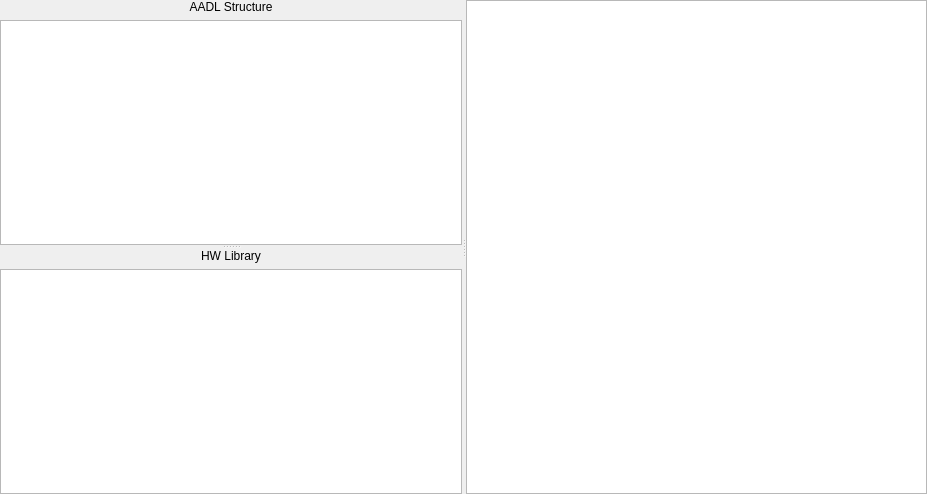
<?xml version="1.0" encoding="UTF-8"?>
<ui version="4.0">
 <class>DVAppWidget</class>
 <widget class="QWidget" name="DVAppWidget">
  <property name="geometry">
   <rect>
    <x>0</x>
    <y>0</y>
    <width>927</width>
    <height>494</height>
   </rect>
  </property>
  <property name="windowTitle">
   <string>Form</string>
  </property>
  <layout class="QGridLayout" name="gridLayout_3">
   <property name="leftMargin">
    <number>0</number>
   </property>
   <property name="topMargin">
    <number>0</number>
   </property>
   <property name="rightMargin">
    <number>0</number>
   </property>
   <property name="bottomMargin">
    <number>0</number>
   </property>
   <item row="0" column="0">
    <widget class="QSplitter" name="mainSplitter">
     <property name="orientation">
      <enum>Qt::Horizontal</enum>
     </property>
     <widget class="QSplitter" name="leftSplitter">
      <property name="orientation">
       <enum>Qt::Vertical</enum>
      </property>
      <widget class="QWidget" name="widget" native="true">
       <layout class="QGridLayout" name="gridLayout">
        <property name="leftMargin">
         <number>0</number>
        </property>
        <property name="topMargin">
         <number>0</number>
        </property>
        <property name="rightMargin">
         <number>0</number>
        </property>
        <property name="bottomMargin">
         <number>0</number>
        </property>
        <item row="0" column="0">
         <widget class="QLabel" name="label">
          <property name="text">
           <string>AADL Structure</string>
          </property>
          <property name="alignment">
           <set>Qt::AlignCenter</set>
          </property>
         </widget>
        </item>
        <item row="1" column="0">
         <widget class="QTreeView" name="treeView">
          <property name="headerHidden">
           <bool>true</bool>
          </property>
         </widget>
        </item>
       </layout>
      </widget>
      <widget class="QWidget" name="widget_2" native="true">
       <layout class="QGridLayout" name="gridLayout_2">
        <property name="leftMargin">
         <number>0</number>
        </property>
        <property name="topMargin">
         <number>0</number>
        </property>
        <property name="rightMargin">
         <number>0</number>
        </property>
        <property name="bottomMargin">
         <number>0</number>
        </property>
        <item row="1" column="0">
         <widget class="QLabel" name="label_2">
          <property name="text">
           <string>HW Library</string>
          </property>
          <property name="alignment">
           <set>Qt::AlignCenter</set>
          </property>
         </widget>
        </item>
        <item row="2" column="0">
         <widget class="shared::ui::ObjectsTreeView" name="hwLibraryView">
          <property name="dragDropMode">
           <enum>QAbstractItemView::DragOnly</enum>
          </property>
          <attribute name="headerVisible">
           <bool>false</bool>
          </attribute>
         </widget>
        </item>
       </layout>
      </widget>
     </widget>
     <widget class="dve::GraphicsView" name="view"/>
    </widget>
   </item>
  </layout>
 </widget>
 <customwidgets>
  <customwidget>
   <class>dve::GraphicsView</class>
   <extends>QGraphicsView</extends>
   <header>baseitems/graphicsview.h</header>
  </customwidget>
  <customwidget>
   <class>shared::ui::ObjectsTreeView</class>
   <extends>QTreeView</extends>
   <header>interface/objectstreeview.h</header>
  </customwidget>
 </customwidgets>
 <resources/>
 <connections/>
</ui>
